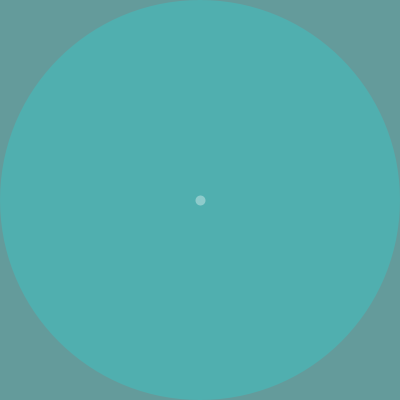
Frame 1 (no input)
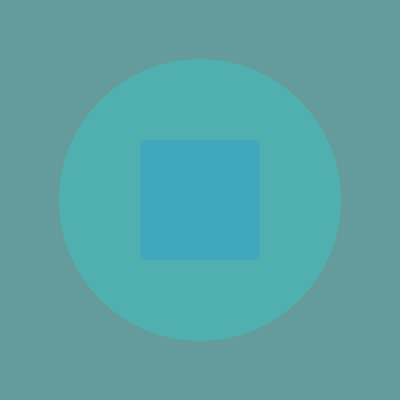
Frame 60 (the mouse pressed at the canvas centre just before this capture)
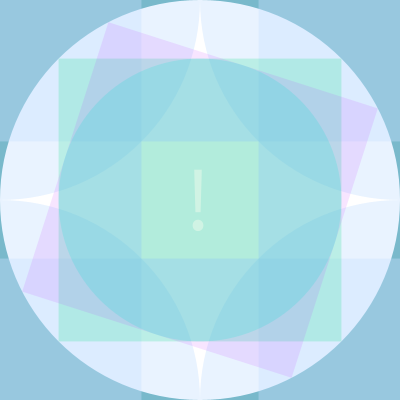
Frame 120 (the mouse held since frame 60 and released just before this capture)

The Processing sketch that drew these frames (run headless with seeded random() and noise(); from frame 60 on, the mouse is pressed at the canvas centre):

// Processing sketch: processing_134996
// ── processing_134996.pde

int xPos=0;
int yPos=0;
int increment=2;
int rectSize=1;
int ellipseSize=400;
int x,y;
int aPos=200;
int bPos=200;
int PI;

void setup() {
  size(400, 400);
}

void draw() {
  background(100, 155, 155);
  noStroke();
  
  fill(0,100,250,50);
  rectMode(CENTER);
  rect(xPos+200, yPos+200, rectSize, rectSize);
  rectSize=rectSize+increment;
  if(rectSize>=400){
    increment=increment*-1;
  }
  if(rectSize<0){
    increment=increment*-1;//motion
  }
 
  fill(0,255,255,50);
  ellipse(xPos+200, yPos+200, ellipseSize,ellipseSize);
  ellipseSize=ellipseSize-increment;
  if(ellipseSize<0){
    increment=increment*-1;
  }
  if(ellipseSize>=400){
    increment=increment*-1;
  }//motion
  
  strokeWeight(10);
  stroke(255,90);
  
  pushMatrix();
  rotate(PI);
  PI=PI+increment;
  line(200,200,aPos,bPos);
  aPos=aPos+increment;
  bPos=bPos-increment;
  increment=increment*1;
  popMatrix();
  
  
  noStroke(); 
  x=mouseX;
  y=mouseY;
  if(x>0&&x<400&&y>0&&y<400){
    background(70,160,170,90);
    fill(255);
    ellipse(200,200,400,400);//big circle
 
  fill(200,225,255,100);
  ellipse(0,0,400,400);
  ellipse(400,0,400,400);
  ellipse(0,400,400,400);
  ellipse(400,400,400,400);//half circle
  
  fill(200,225,255,100);
  rect(0,0,200*sqrt(2),200*sqrt(2));
  rect(0,400,200*sqrt(2),200*sqrt(2));
  rect(400,0,200*sqrt(2),200*sqrt(2));
  rect(400,400,200*sqrt(2),200*sqrt(2));
  
  
  fill(25,285,235,60);
  ellipse(200,200,sqrt(2)*200,sqrt(2)*200);//small circle
  
  fill(0,220,130,50);
  rectMode(CENTER);
  rect(200,200,sqrt(2)*200,sqrt(2)*200);//second rect
  
  pushMatrix();
  fill(190,30,255,30);
  translate(width/2,height/2);
  rotate(PI/4);
  rect(0,0,sqrt(2)*200,sqrt(2)*200);
  popMatrix();
  //rotate rect
 
  fill(200,255,207,100);
  rectMode(CENTER);
  rect(200,200,(400-sqrt(2)*200),(400-sqrt(2)*200));//center rect
  
  
  
  x=mouseX;
  y=mouseY;
  
  if(x>100*sqrt(2)&&x<400-100*sqrt(2)&& y>100* sqrt(2)&&y<400-100*sqrt(2)){
    fill(255,255,240,100);
    textSize(90);
    text("!",185,230);
  }
 
  else if(dist(200,200,x,y)<180){
    fill(255,40,118);
    rect(200,200,400,400);
    strokeWeight(5);
    stroke(255,90);
    line(200,200,x,y);
  }
  else{
    fill(100,100,180);
    rect(200,200,400,400);
  }
  
  
  }
 
  
  //cut
  

  
   
  
}
